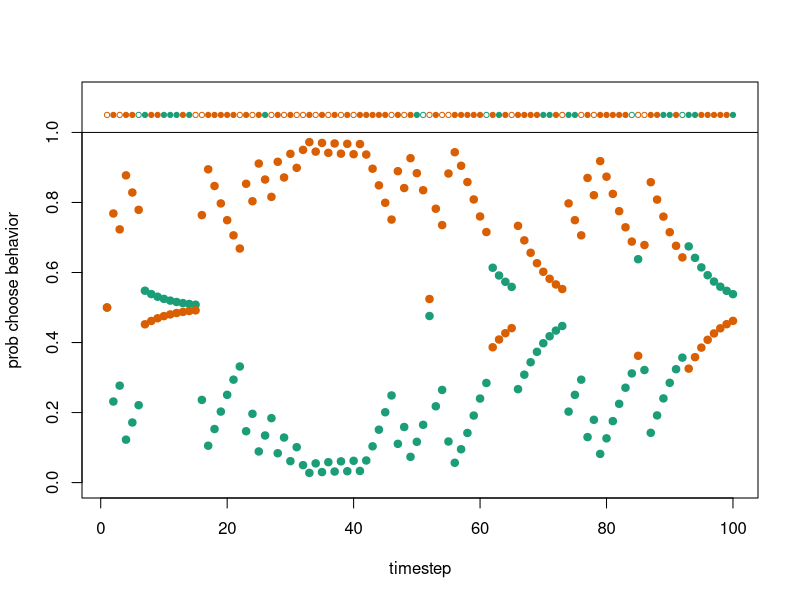

This chart was generated by the following R code: (Note: this script raises an error after producing the figure.)

###brainstorn payoff of zero causing unchosen option to be favored
Softmax <- function(x){
  exp(x)/sum(exp(x))
}
#color palate
col.pal <- c("#1B9E77", "#D95F02")
# green (low payoff) and burnt orange (high payoff)

#simulate data set conditions
dsim <- data.frame( timestep=0 , tech=0 , payoff_i1=0 , payoff_i2=0, A1=0 , A2=0 , Pr1=0 , Pr2=0)
timesteps <- 100 # number of timesteps (t), in snail example, every interaction with a snail is a new timestep
phi <- 0.2 # low is more reliance on past memory and high is reliance on recent experience (0-1)
lambda <- 6 # sensitivity to differences in attraction, low is insensitive (0 is no attention to differences in attraction score, equal chance to pick each behavior), higher is more sensitive (0-infinity)
techpr <- c(.2,.3) # prob succeed

AC <- matrix(0,nrow=timesteps,ncol=2) 	

##simulated data for one discreet individual

for (t in 1:timesteps){
  prtech_i <-  Softmax(lambda*AC[t,]) #calculate probability of performing a behavior at this timestep
  tech <- sample( 1:2 , size=1 , prob=prtech_i) # sample a behavior with prtech_i
  payoff <- rbinom(n=1, size=1, prob=techpr[tech]) #draw a behavior of tech=k with specified mean and SD, realized choice
  obs_payoffs_t <- rep(0,2) #initialize observed payoffs vector
  obs_payoffs_t[tech] <- payoff   #populate with each observed payoff
  
  dsim[t,] <- c(  t , tech , obs_payoffs_t[1] , obs_payoffs_t[2] , AC[t,1] , AC[t,2] ,  prtech_i[1] , prtech_i[2] )
  
  # update attractions for next timestep t + 1, don't do on final round
  if(t<timesteps){ 
    for (k in 1:2){
      AC[t+1,k] <- (1-phi)*AC[t,k] + phi*(obs_payoffs_t[k])
    }
  }
}
dsim$succeed <- dsim$payoff_i1 + dsim$payoff_i2
#below plots sim
plot(dsim$Pr1~dsim$timestep , col=col.pal[1] , pch=19 , xlab="timestep" , ylab="prob choose behavior", ylim=c(0,1.1) ) 
points(dsim$Pr2~dsim$timestep,col=col.pal[2],pch=19 )
points(rep(1.05,timesteps) ~ dsim$timestep,col=col.pal[dsim$tech],pch=ifelse(dsim$succeed==1 , 1 , 19 ), cex=0.7 )
abline(h=1)

ac_0 <- c(.2,.2)
L <- 2
Softmax(L*ac_0)
phi_sim <- .15
obs_payoffs_sim <- c(0,0)
for(i in 1:2){
  ac_1[i] <- (1-phi_sim)*ac_0[i] + phi_sim*(obs_payoffs_sim[i])
}
#ac_1 <- (1-phi_sim)*ac_0 + phi_sim*(obs_payoffs_sim)
ac_1
Softmax(L*ac_1)
 